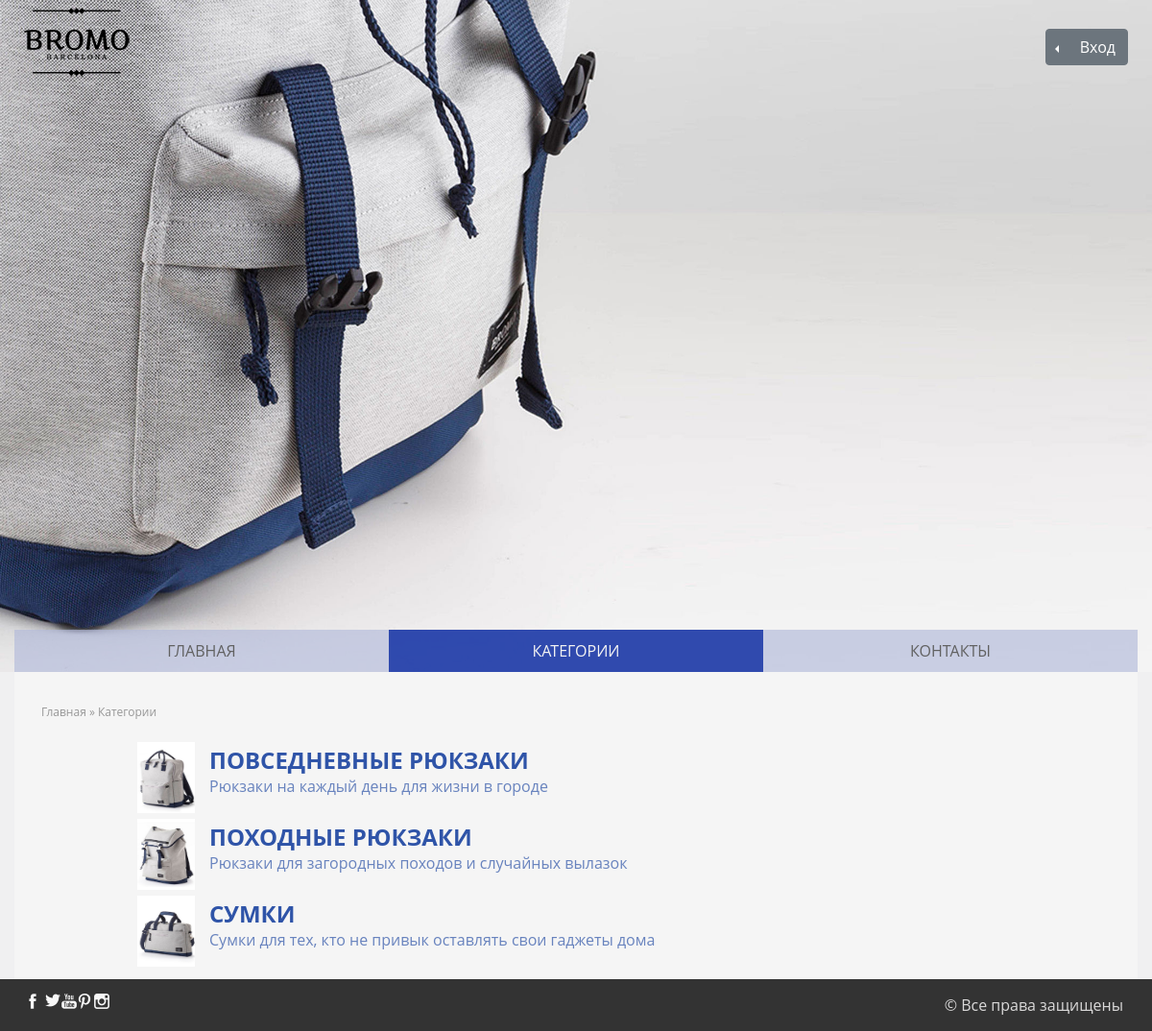
The page /category/ on the database its author committed.
### mainapp/models.py (models this page shows, shortened)
class Category(models.Model):
    name = models.CharField(verbose_name='Название', max_length=64, unique=True)
    slug = models.SlugField(max_length=150, unique=True)
    description = models.TextField(verbose_name='Описание', blank=True)

class Product(models.Model):
    category = models.ManyToManyField(Category)
    name = models.CharField(verbose_name='Название продукта', max_length=128, unique=True)
    slug = models.SlugField(max_length=150, unique=True)
    image = models.ImageField(upload_to='product_imeges', blank=True)
    short_desc = models.CharField(verbose_name='Короткое описание', max_length=60, blank=True)
    description = models.TextField(verbose_name='Описание', blank=True)
    price = models.DecimalField(verbose_name='Цена', max_digits=8, decimal_places = 2, default = 0)
    quantity = models.PositiveIntegerField(verbose_name='Колличество', default=0)
    add_date = models.DateTimeField(auto_now_add=True)
    change_date = models.DateTimeField(auto_now=True)

### mainapp/views.py (the view)
# urls.py: path('category/', include(('mainapp.urls', 'mainapp'), namespace='category')),
def category(request, slug=None):
    if slug:
        _category = get_object_or_404(Category, slug=slug)
        context['category'] = _category
        return render(request, 'mainapp/category.html', context)
    else:
        _categories = Category.objects.all()
        context['categories'] = _categories
        return render(request, 'mainapp/categories.html', context)

### mainapp/templates/mainapp/categories.html
{% extends 'mainapp/base.html' %}
{% load staticfiles %}
    {% block content %}
        <div class="list">
            <div class="breadcrumbs">
                <a href="{% url 'index' %}">Главная &raquo </a>
                <a href="{% url 'category:index' %}">Категории</a>
            </div>
            {% for category in categories %}
            <a href="{% url 'category:category' slug=category.slug %}" class="category">
                <img src="{{ category.product_set.first.image.url }}" alt="{{ category.product_set.first.name|capfirst }}">
                <div class="category-about">
                    <h4>{{ category.name|upper }}</h4>
                    <p>{{ category.description }}</p>
                </div>
            </a>
            {% endfor %}
        </div>
    {% endblock %}

### mainapp/templates/mainapp/base.html (shortened to what this page needs)
<!DOCTYPE html>
{% load staticfiles %}
<html lang="ru">
<head>
    <link rel="stylesheet" href="{% static 'css/bootstrap.min.css' %}">
    <link rel="stylesheet" href="{% static 'css/style.css' %}">
</head>
<body>
    <header>
        <div class="container">
            <div class="top">
                <div class="logo">
                    <a href="{% url 'index' %}"><img src="{% static 'img/logo.png' %}" alt="logo"></a>
                </div>
                <div class="h-account">
                    {% include 'mainapp/includes/inc_account_menu.html' %}
                </div>
            </div>
            {% include 'mainapp/includes/inc_main_menu.html' %}
        </div>
    </header>
    <div class="container">
        {% block content %}
        {% endblock %}
    </div>
    {% block footer %}
        <footer>
            <div class="container">
                <div class="f-soc">
                    <a href="https://www.facebook.com/"><div></div></a>
                    <a href="https://twitter.com/"><div></div></a>
                    <a href="https://youtube.com/"><div></div></a>
                    <a href="https://pinterest.com/"><div></div></a>
                    <a href="https://instagram.com/"><div></div></a>
                </div>
                <div class="copy">&copy; Все права защищены</div>
            </div>
        </footer>
    {% endblock %}
</body>
</html>

### mainapp/templates/mainapp/includes/inc_account_menu.html (shortened to what this page needs)
{% if user.is_authenticated %}
    <div class="btn-group">
        <div class="btn-group dropleft" role="group">
            <button type="button" class="btn btn-info dropdown-toggle dropdown-toggle-split" data-toggle="dropdown" aria-haspopup="true" aria-expanded="false"></button>
            <div class="dropdown-menu">
                <a class="dropdown-item" href="{% url 'auth:edit' %}">Профиль</a>
                <div class="dropdown-divider"></div>
                <a class="dropdown-item" href="{% url 'auth:logout' %}">Выход</a>
            </div>
        </div>
        <a class="btn btn-info" href="{% url 'auth:edit' %}">
            {{ user.username|default:'Пользователь' }}
        </a>
    </div>
{% else %}
    <div class="btn-group">
        <div class="btn-group dropleft" role="group">
            <button type="button" class="btn btn-secondary dropdown-toggle dropdown-toggle-split" data-toggle="dropdown" aria-haspopup="true" aria-expanded="false"></button>
        </div>
        <a class="btn btn-secondary" href="{% url 'auth:login' %}">Вход</a>
    </div>
{% endif %}

### mainapp/templates/mainapp/includes/inc_main_menu.html (shortened to what this page needs)
<ul class="nav">
{% for link in memu_link %}
    <li class="nav-link
        {% if link.href == request.resolver_match.view_name %}active{% endif %}
    "><a href="{% url link.href %}">{{ link.name|upper }}</a>
    </li>
{% endfor %}
</ul>

### static/css/style.css (style rules this page uses)
* { padding: 0; margin: 0; font-family: 'Open Sans', sans-serif; transition: all .2s ease-in-out; }
body { display: flex; flex-direction: column; justify-content: space-between; position: absolute; height: 100%; width: 100%; background-color: #f0f0f1; }
header { background: #aba9ac url(../img/2.jpg) no-repeat; background-size: cover; }
footer { padding: 15px; background-color: #333; color: #dad9d9; }
h4 { text-transform: uppercase; color: #353535; font-weight: 700; margin-bottom: 0; }
a { text-decoration: none; }
.container { margin: 0 auto; max-width: 100%; flex: 1; }
header .container { display: flex; flex-direction: column; justify-content: space-between; min-height: 700px; }
.top, .adv { display: flex; justify-content: space-between; align-items: flex-start; min-height: 350px; flex-wrap: wrap; }
.h-account { padding: 30px 10px; }
.f-soc { position: relative; display: flex; max-width: 85px; }
footer .container { display: flex; justify-content: space-between; }
.f-soc>a>div { width: 17px; height: 17px; }
.copy { float: left; }
a[href='https://www.facebook.com/']>div { background: url(../img/soc/h-facebook.png) no-repeat; }
a[href='https://twitter.com/']>div { background: url(../img/soc/h-twitter.png) no-repeat }
a[href='https://youtube.com/']>div { background: url(../img/soc/h-youtube.png) no-repeat; }
a[href='https://pinterest.com/']>div { background: url(../img/soc/h-pinterest.png) no-repeat; }
a[href='https://instagram.com/']>div { background: url(../img/soc/h-insta.png) no-repeat; }
.nav { display: flex; justify-content: space-between; background-color: inherit; list-style-type: none; margin-top: 20px; position: relative; }
.nav-link { text-align: center; flex: 1; background-color: #b3bbdba6; padding: 0; }
.nav-link a { display: block; padding: 10px 15px; color: #616161; }
.nav-link:hover, .submenu li:hover, .nav-link a:hover, .active a { background-color: #00219ec2; color: #f3f3f3; }
.list { padding: 10px; display: flex; flex-wrap: wrap; justify-content: space-around; background-color: #f5f5f5; }
.breadcrumbs { margin: 18px; width: 100%; }
.breadcrumbs>a { color: #989898; font-size: 12px; font-weight: 400; }
.category { display: flex; width: 80%; max-height: 80px; padding: 3px; }
.category img { height: auto; width: 60px; }
.category-about { display: flex; width: 100%; flex-direction: column; padding: 5px 15px; color: #2f54a8b5; }
.category-about h4 { color: #2f54a8; }
@media (min-width: 1000px) and (max-width: 1200px) { .container { width: 1000px; } }
@media (min-width: 1200px) { .container { width: 1200px; } }

### rows shown on the page
Category: product_set.first.image (picture), name "ПОВСЕДНЕВНЫЕ РЮКЗАКИ", description "Рюкзаки на каждый день для жизни в городе"
Category: product_set.first.image (picture), name "ПОХОДНЫЕ РЮКЗАКИ", description "Рюкзаки для загородных походов и случайных вылазок"
Category: product_set.first.image (picture), name "СУМКИ", description "Сумки для тех, кто не привык оставлять свои гаджеты дома"

### other values the page prints
{{ link.name|upper }} "ГЛАВНАЯ" "КАТЕГОРИИ" "КОНТАКТЫ"
